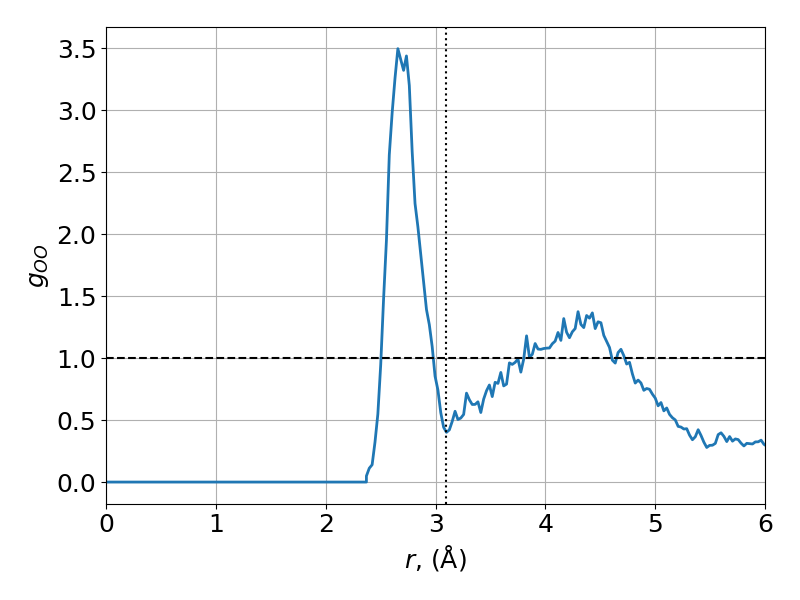

The Python source for this figure:
# Built-in packages
import os.path

# External packages
import numpy as np
import matplotlib.pyplot as plt
from scipy.optimize import curve_fit
from scipy.signal import medfilt
from ase.io.trajectory import Trajectory
from tqdm import tqdm

# Set plot params
plt.rc('font', size=18)          # controls default text sizes
plt.rc('axes', titlesize=18)     # fontsize of the axes title
plt.rc('axes', labelsize=18)    # fontsize of the x and y labels
plt.rc('xtick', labelsize=18)    # fontsize of the tick labels
plt.rc('ytick', labelsize=18)    # fontsize of the tick labels
plt.rc('legend', fontsize=18)    # legend fontsize

'''
Calculate the RDF for the given water molecule trajectory in the same way as was done for task 2.

This script is thus a slightly modified version of task2.py.
'''

def load_distances(file, trajectory):
    distances = [] # Holds all distances from Na+ for all snapshots 
    if not os.path.exists(f'{file}_{len(trajectory)}_steps.npy'):
        print('---- Creating distances vector ----')
        for snapshot in tqdm(trajectory):
            # Get indices for Na+ ion and oxygen atoms
            O_idx = [O.index for O in snapshot if O.symbol=='O']
            visited_O = []
            for i, Oi in enumerate(O_idx):
                # For each O atom, get distance to all other O atoms - except those pairs that have already been visited
                # Hence, the last O idx will already have been checked and can be skipped
                if i < len(O_idx)-1:
                    visited_O.append(Oi)
                    O_other_idx = [idx for idx in O_idx if idx not in visited_O]
                    # Calculate their distances 
                    distances.extend(snapshot.get_distances(Oi, indices=O_other_idx, mic=True))  # Enable minimum image convention to check pbc
        distances = np.array(distances)
        print('---- Saving to ' + f'{file}_{len(trajectory)}_steps.npy ----'.rjust(20))
        np.save(f'{file}_{len(trajectory)}_steps.npy', distances)
    else:
        print('---- Load from ' + f'{file}_{len(trajectory)}_steps.npy ----'.rjust(30))
        distances = np.load(f'{file}_{len(trajectory)}_steps.npy')
    return distances


def generate_partial_RDF(distances, n_snapshots):
    n = 200  # Number of points 
    # Get a plot of the RDF from its histogram - it is accurate for sufficiently small bins
    RDF, b = np.histogram(distances, bins=n)  # Return the bin edges and use the as r vector for normalization
    RDF = RDF.astype(float) / n_snapshots  # Get the average occupation in each box over all snapshots
    RDF /= 11.5 # On average, we got the distance between 11.5 O-atoms; thus compensate for the overcounting
    r = np.array([(b[i-1]+b[i])/2 for i in range(1, len(b))])  # Position is middle point of each bin
    dr = r[1]-r[0]  # The size of the spherical radial shell

    # Normalize the obtained distribution function RDF(r) with the number density times the volume of the spherical shell at radius (r)
    # This would have been the RDF had the particles been uncorrelated (on average an rho particles per unit shell).
    V = traj[0].get_volume()
    rho = 24/V  # Number density of the relevant species of the system - ( 24 O + 1 Na ) / volume of unit cell
    RDF /= (rho*4*np.pi*r**2*dr)

    # Pad RDF and r with zeros for a nice looking plot
    r = np.insert(arr=r, obj=0, values=np.linspace(0,r[0],10))
    RDF = np.insert(arr=RDF, obj=0, values=[0]*10)

    return r, RDF


def solv_shell(r, RDF):
    ##### Find the first minimum #####
    
    # Use a median filtered version of the signal to get good estimates on the extremum indices
    filt_RDF = medfilt(RDF, 9)
    # Find the first and the halfway idx, and search inbetween
    first_max = np.argmax(filt_RDF)
    halfway_idx = int(len(filt_RDF)/2)
    min_idx = first_max + np.argmin(filt_RDF[first_max:halfway_idx])

    # Integrate up to that point - the padding does nothing, since it is zero
    shell_size = np.trapz(y=RDF[:min_idx], x=r[:min_idx])
    print(f'First solvation shell: {shell_size:.4f} Å')  # Dimension Å since integral of dimless RDF (just a histogram)
    # Return first solvation shell
    return first_max, halfway_idx, min_idx, shell_size

print("#### Task 2 - Calculate partial RDF ####")
# Load the trajectory from task 1
traj = Trajectory('../task1/Na-aimd/Cluster24.traj')
# Calculate the distances between the relevant species
eq_idx = 10000 # Index for equlibration
distances = load_distances('distances', traj[eq_idx:])

# Generate RDF
r, RDF = generate_partial_RDF(distances, len(traj[eq_idx:]))
first_max, halfway_idx, min_idx, _ = solv_shell(r, RDF)

# Plot
fig, ax = plt.subplots(figsize=(8,6))
ax.plot(r, RDF, linewidth=2, linestyle='-', alpha=1)
ax.axhline(1, linestyle='--', c='k')
# ax.legend(loc='best')
ax.axvline(r[min_idx], linestyle=':', c='k', label=r'First min($g_{NO}$), $2 \rm\, ps$.')
ax.set_xlabel(r'$r$, (Å)')
ax.set_ylabel(r'$g_{OO}$')
ax.set_xlim(0,6)
ax.grid()
plt.tight_layout()
plt.savefig('task3.png')
plt.show()

print("#### Task 3 - " +  "Finished ####".rjust(26))
